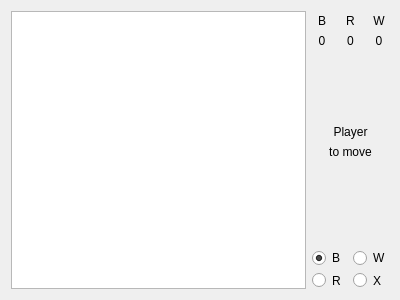
<?xml version="1.0" encoding="UTF-8"?>
<ui version="4.0">
 <class>ShibumiDisplay</class>
 <widget class="QWidget" name="ShibumiDisplay">
  <property name="geometry">
   <rect>
    <x>0</x>
    <y>0</y>
    <width>400</width>
    <height>300</height>
   </rect>
  </property>
  <property name="windowTitle">
   <string>Form</string>
  </property>
  <layout class="QGridLayout" name="grid_layout" rowstretch="1,1,5,1,5,1,1" columnstretch="30,1,1,1,1,1,1" columnminimumwidth="0,0,0,0,0,0,0">
   <item row="0" column="5" colspan="2">
    <widget class="ScaledLabel" name="white_count_pixmap">
     <property name="sizePolicy">
      <sizepolicy hsizetype="Ignored" vsizetype="Ignored">
       <horstretch>0</horstretch>
       <verstretch>0</verstretch>
      </sizepolicy>
     </property>
     <property name="text">
      <string>W</string>
     </property>
     <property name="scaledContents">
      <bool>true</bool>
     </property>
     <property name="alignment">
      <set>Qt::AlignBottom|Qt::AlignHCenter</set>
     </property>
    </widget>
   </item>
   <item row="1" column="5" colspan="2">
    <widget class="ScaledLabel" name="white_count">
     <property name="sizePolicy">
      <sizepolicy hsizetype="Ignored" vsizetype="Ignored">
       <horstretch>0</horstretch>
       <verstretch>0</verstretch>
      </sizepolicy>
     </property>
     <property name="text">
      <string>0</string>
     </property>
     <property name="scaledContents">
      <bool>true</bool>
     </property>
     <property name="alignment">
      <set>Qt::AlignHCenter|Qt::AlignTop</set>
     </property>
    </widget>
   </item>
   <item row="1" column="3" colspan="2">
    <widget class="ScaledLabel" name="red_count">
     <property name="sizePolicy">
      <sizepolicy hsizetype="Ignored" vsizetype="Ignored">
       <horstretch>0</horstretch>
       <verstretch>0</verstretch>
      </sizepolicy>
     </property>
     <property name="text">
      <string>0</string>
     </property>
     <property name="scaledContents">
      <bool>true</bool>
     </property>
     <property name="alignment">
      <set>Qt::AlignHCenter|Qt::AlignTop</set>
     </property>
    </widget>
   </item>
   <item row="0" column="3" colspan="2">
    <widget class="ScaledLabel" name="red_count_pixmap">
     <property name="sizePolicy">
      <sizepolicy hsizetype="Ignored" vsizetype="Ignored">
       <horstretch>0</horstretch>
       <verstretch>0</verstretch>
      </sizepolicy>
     </property>
     <property name="text">
      <string>R</string>
     </property>
     <property name="scaledContents">
      <bool>true</bool>
     </property>
     <property name="alignment">
      <set>Qt::AlignBottom|Qt::AlignHCenter</set>
     </property>
    </widget>
   </item>
   <item row="1" column="1" colspan="2">
    <widget class="ScaledLabel" name="black_count">
     <property name="sizePolicy">
      <sizepolicy hsizetype="Ignored" vsizetype="Ignored">
       <horstretch>0</horstretch>
       <verstretch>0</verstretch>
      </sizepolicy>
     </property>
     <property name="text">
      <string>0</string>
     </property>
     <property name="scaledContents">
      <bool>true</bool>
     </property>
     <property name="alignment">
      <set>Qt::AlignHCenter|Qt::AlignTop</set>
     </property>
    </widget>
   </item>
   <item row="0" column="1" colspan="2">
    <widget class="ScaledLabel" name="black_count_pixmap">
     <property name="sizePolicy">
      <sizepolicy hsizetype="Ignored" vsizetype="Ignored">
       <horstretch>0</horstretch>
       <verstretch>0</verstretch>
      </sizepolicy>
     </property>
     <property name="text">
      <string>B</string>
     </property>
     <property name="scaledContents">
      <bool>true</bool>
     </property>
     <property name="alignment">
      <set>Qt::AlignBottom|Qt::AlignHCenter</set>
     </property>
    </widget>
   </item>
   <item row="5" column="1" colspan="3">
    <widget class="ScaledRadioButton" name="move_black">
     <property name="sizePolicy">
      <sizepolicy hsizetype="Ignored" vsizetype="Ignored">
       <horstretch>0</horstretch>
       <verstretch>0</verstretch>
      </sizepolicy>
     </property>
     <property name="text">
      <string>B</string>
     </property>
     <property name="checked">
      <bool>true</bool>
     </property>
    </widget>
   </item>
   <item row="5" column="4" colspan="3">
    <widget class="ScaledRadioButton" name="move_white">
     <property name="sizePolicy">
      <sizepolicy hsizetype="Ignored" vsizetype="Ignored">
       <horstretch>0</horstretch>
       <verstretch>0</verstretch>
      </sizepolicy>
     </property>
     <property name="text">
      <string>W</string>
     </property>
    </widget>
   </item>
   <item row="6" column="1" colspan="3">
    <widget class="ScaledRadioButton" name="move_red">
     <property name="sizePolicy">
      <sizepolicy hsizetype="Ignored" vsizetype="Ignored">
       <horstretch>0</horstretch>
       <verstretch>0</verstretch>
      </sizepolicy>
     </property>
     <property name="text">
      <string>R</string>
     </property>
    </widget>
   </item>
   <item row="0" column="0" rowspan="7">
    <widget class="QGraphicsView" name="game_display"/>
   </item>
   <item row="6" column="4" colspan="3">
    <widget class="ScaledRadioButton" name="remove">
     <property name="sizePolicy">
      <sizepolicy hsizetype="Ignored" vsizetype="Ignored">
       <horstretch>0</horstretch>
       <verstretch>0</verstretch>
      </sizepolicy>
     </property>
     <property name="text">
      <string>X</string>
     </property>
    </widget>
   </item>
   <item row="4" column="1" colspan="6">
    <spacer name="verticalSpacer">
     <property name="orientation">
      <enum>Qt::Vertical</enum>
     </property>
     <property name="sizeHint" stdset="0">
      <size>
       <width>20</width>
       <height>40</height>
      </size>
     </property>
    </spacer>
   </item>
   <item row="3" column="1" colspan="6">
    <widget class="ScaledLabel" name="move_text">
     <property name="sizePolicy">
      <sizepolicy hsizetype="Ignored" vsizetype="Ignored">
       <horstretch>0</horstretch>
       <verstretch>0</verstretch>
      </sizepolicy>
     </property>
     <property name="text">
      <string>to move</string>
     </property>
     <property name="scaledContents">
      <bool>true</bool>
     </property>
     <property name="alignment">
      <set>Qt::AlignHCenter|Qt::AlignTop</set>
     </property>
    </widget>
   </item>
   <item row="2" column="1" colspan="6">
    <widget class="ScaledLabel" name="player_pixmap">
     <property name="sizePolicy">
      <sizepolicy hsizetype="Ignored" vsizetype="Ignored">
       <horstretch>0</horstretch>
       <verstretch>0</verstretch>
      </sizepolicy>
     </property>
     <property name="text">
      <string>Player</string>
     </property>
     <property name="scaledContents">
      <bool>true</bool>
     </property>
     <property name="alignment">
      <set>Qt::AlignBottom|Qt::AlignHCenter</set>
     </property>
    </widget>
   </item>
  </layout>
 </widget>
 <customwidgets>
  <customwidget>
   <class>ScaledLabel</class>
   <extends>QLabel</extends>
   <header>zero_play.scaled_label</header>
  </customwidget>
  <customwidget>
   <class>ScaledRadioButton</class>
   <extends>QRadioButton</extends>
   <header>zero_play.scaled_radio_button</header>
  </customwidget>
 </customwidgets>
 <resources/>
 <connections/>
</ui>
